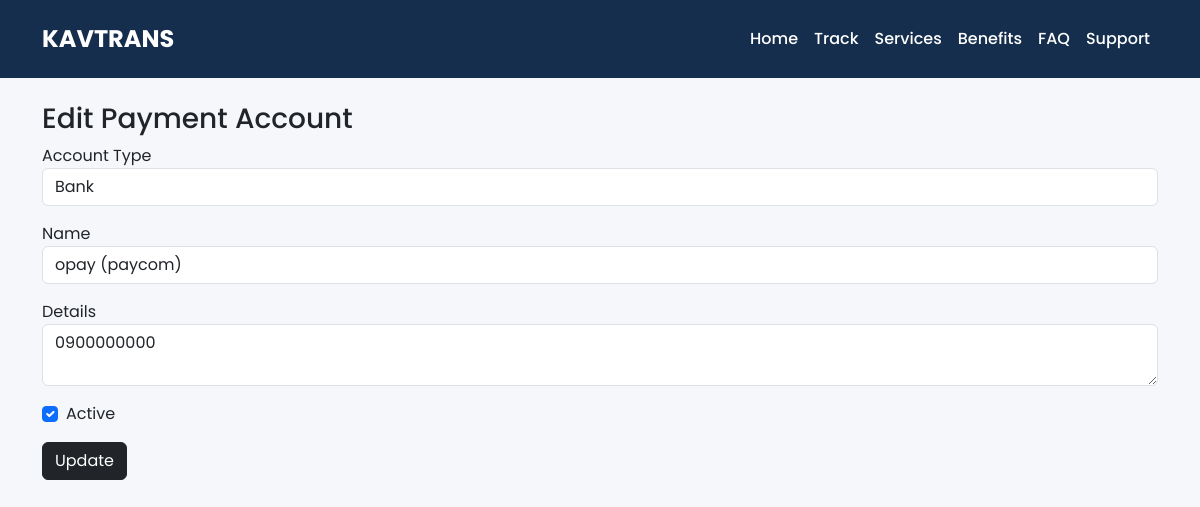
The page /dashboard/payment-accounts/edit/2/ (signed in) on the database its author committed.
### core/models.py (models this page shows, shortened)
class PaymentAccount(models.Model):
    ACCOUNT_TYPES = [
        ('bank', 'Bank Transfer'),
        ('crypto', 'Crypto'),
        ('paypal', 'PayPal'),
    ]
    account_type = models.CharField(max_length=10, choices=ACCOUNT_TYPES)
    name = models.CharField(max_length=255)
    details = models.TextField()  # account number, wallet, email, etc.
    is_active = models.BooleanField(default=True)

### dashboard/views.py (the view, shortened to what this page needs)
# urls.py: path("payment-accounts/edit/<int:id>/", views.edit_payment_account, name="edit_payment_account"),
@login_required(login_url="admin_login")
def edit_payment_account(request, id):
    account = get_object_or_404(PaymentAccount, id=id)
    return render(request, "dashboard/edit_payment_account.html", {"account": account})

### templates/dashboard/edit_payment_account.html (shortened to what this page needs)
{% extends "dashboard/dashboard_base.html" %}
{% block content %}
<div class="container mt-4">
    <h3>Edit Payment Account</h3>
    <form method="POST">
        <div class="mb-3">
            <label>Account Type</label>
            <select name="account_type" class="form-control">
                <option value="bank" {% if account.account_type == "bank" %}selected{% endif %}>Bank</option>
            </select>
        </div>
        <div class="mb-3">
            <label>Name</label>
            <input type="text" name="name" value="{{ account.name }}" class="form-control">
        </div>
        <div class="mb-3">
            <label>Details</label>
            <textarea name="details" class="form-control">{{ account.details }}</textarea>
        </div>
        <div class="form-check mb-3">
            <input type="checkbox" name="is_active" class="form-check-input"
                   {% if account.is_active %}checked{% endif %}>
            <label class="form-check-label">Active</label>
        </div>
        <button class="btn btn-dark">Update</button>
    </form>
</div>
{% endblock %}

### templates/dashboard/dashboard_base.html (style rules this page uses)
:root { --primary:#162e4d; --secondary:#000; --white:#fff; --light:#f5f7fa; }
body { font-family:'Poppins', sans-serif; background:var(--light); margin:0; }

### rows shown on the page
PaymentAccount: account_type "Bank", name "opay (paycom)", details "0900000000", is_active "☑"
